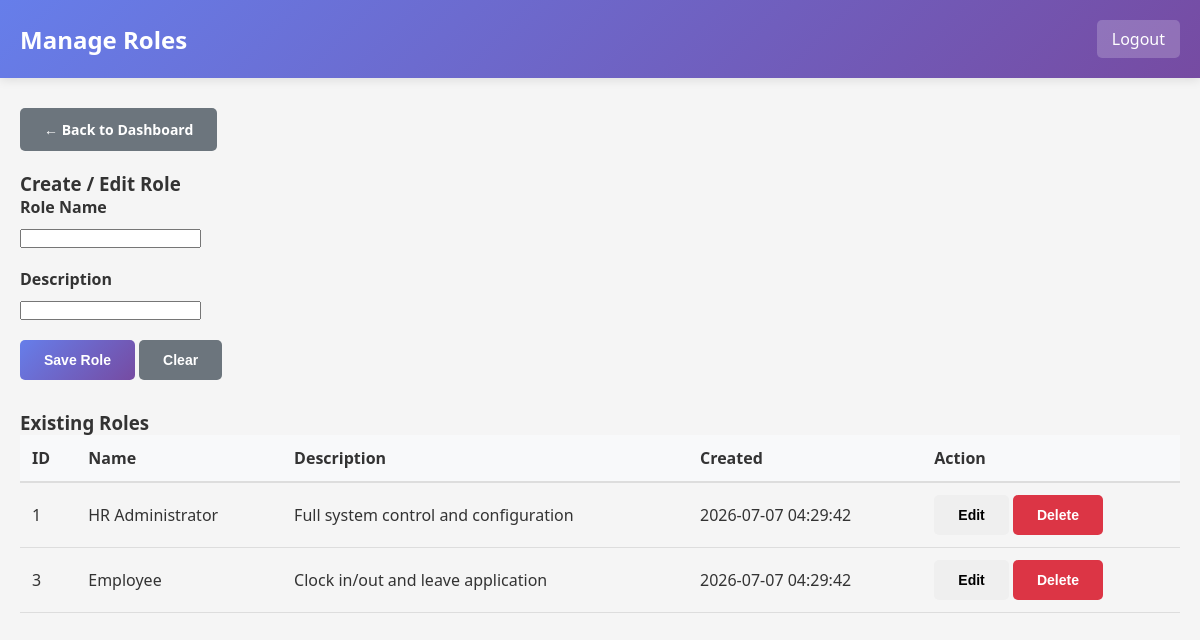
The page /hrgetafee-simple/admin/roles.php (signed in) on the database its author committed.
### tables this page shows
CREATE TABLE `roles` (
  `role_id` int(11) NOT NULL,
  `role_name` varchar(50) NOT NULL,
  `description` text DEFAULT NULL,
  `created_at` timestamp NOT NULL DEFAULT current_timestamp(),
  `is_deleted` tinyint(1) DEFAULT 0,
  `deleted_at` timestamp NULL DEFAULT NULL,
  `deleted_by` int(11) DEFAULT NULL
);

### hrgetafee-simple/admin/roles.php (the view, shortened to what this page needs)
<?php
require_once '../config/database.php';
$roles = [];
$res = $conn->query("SELECT role_id, role_name, description, created_at FROM roles ORDER BY role_id ASC");
if ($res) $roles = $res->fetch_all(MYSQLI_ASSOC);
?>
<!DOCTYPE html>
<html>
<head>
    <link rel="stylesheet" href="../assets/css/style.css">
</head>
<body>
<div class="navbar"><h2>Manage Roles</h2><div class="navbar-user"> <a href="../logout.php">Logout</a></div></div>
<div class="container">
    <a href="dashboard.php" class="btn btn-secondary">← Back to Dashboard</a>
    <h3 style="margin-top:20px;">Create / Edit Role</h3>
    <form method="post" style="max-width:600px;">
        <div class="form-group">
            <label>Role Name</label>
            <input name="role_name" id="role_name" required>
        </div>
        <div class="form-group">
            <label>Description</label>
            <input name="description" id="description">
        </div>
        <div class="button-group">
            <button type="submit" name="save_role" class="btn btn-primary">Save Role</button>
            <button type="button" id="role_clear" class="btn btn-secondary">Clear</button>
        </div>
    </form>
    <h3 style="margin-top:30px;">Existing Roles</h3>
    <table>
        <thead><tr><th>ID</th><th>Name</th><th>Description</th><th>Created</th><th>Action</th></tr></thead>
        <tbody>
            <?php foreach ($roles as $r): ?>
            <tr>
                <td><?php echo (int)$r['role_id']; ?></td>
                <td><?php echo htmlspecialchars($r['role_name']); ?></td>
                <td><?php echo htmlspecialchars($r['description']); ?></td>
                <td><?php echo htmlspecialchars($r['created_at']); ?></td>
                <td>
                    <button class="btn" onclick="editRole(<?php echo (int)$r['role_id']; ?>, '<?php echo htmlspecialchars(addslashes($r['role_name'])); ?>', '<?php echo htmlspecialchars(addslashes($r['description'])); ?>')">Edit</button>
                    <form method="post" style="display:inline;" onsubmit="return confirm('Delete role?');">
                        <button type="submit" name="delete_role" class="btn btn-danger">Delete</button>
                    </form>
                </td>
            </tr>
            <?php endforeach; ?>
        </tbody>
    </table>
</div>
</body>
</html>

### hrgetafee-simple/assets/css/style.css (style rules this page uses)
* { margin: 0; padding: 0; box-sizing: border-box; }
body { font-family: 'Segoe UI', Tahoma, Geneva, Verdana, sans-serif; background-color: #f5f5f5; color: #333; }
.navbar { background: linear-gradient(135deg, #667eea 0%, #764ba2 100%); color: white; padding: 20px; display: flex; justify-content: space-between; align-items: center; box-shadow: 0 2px 10px rgba(0, 0, 0, 0.1); }
.navbar h2 { font-size: 24px; font-weight: 600; }
.navbar-user { display: flex; gap: 15px; align-items: center; }
.navbar-user a { background: rgba(255, 255, 255, 0.2); color: white; padding: 8px 15px; text-decoration: none; border-radius: 5px; transition: background 0.3s; }
.container { max-width: 1200px; margin: 30px auto; padding: 0 20px; }
.btn { display: inline-block; padding: 12px 24px; border: none; border-radius: 5px; cursor: pointer; font-size: 14px; font-weight: 600; text-decoration: none; transition: all 0.3s; }
.btn-primary { background: linear-gradient(135deg, #667eea 0%, #764ba2 100%); color: white; }
.btn-danger { background: #dc3545; color: white; }
.btn-secondary { background: #6c757d; color: white; }
table { width: 100%; border-collapse: collapse; }
table thead { background-color: #f8f9fa; border-bottom: 2px solid #ddd; }
table th { padding: 12px; text-align: left; font-weight: 600; color: #333; }
table td { padding: 12px; border-bottom: 1px solid #ddd; }
.form-group { margin-bottom: 20px; }
label { display: block; margin-bottom: 8px; font-weight: 600; color: #333; }

### rows shown on the page
roles: role_id "1", role_name "HR Administrator", description "Full system control and configuration", created_at "2026-07-07 04:29:42"
roles: role_id "3", role_name "Employee", description "Clock in/out and leave application", created_at "2026-07-07 04:29:42"
